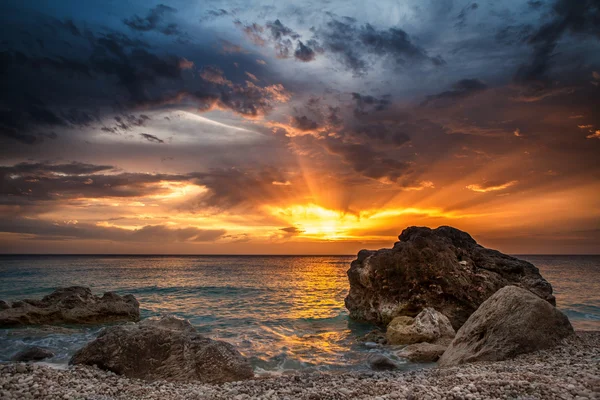
#> input picture act8/imagen.jpg, 600 x 400 px, found by its file name
$ python act8.py
#> lines starting #> are read from the running program, lines starting #| are printed output that depends on the picture
import cv2
import matplotlib.pyplot as plt

# Cargar la imagen
imagen = cv2.imread('./uploads/imagen.jpg')
#> imagen is the input picture: shape (400, 600, 3); mean B, G, R 72.2, 82.3, 101.5

# Convertir la imagen a escala de grises
imagen_gris = cv2.cvtColor(imagen, cv2.COLOR_BGR2GRAY)
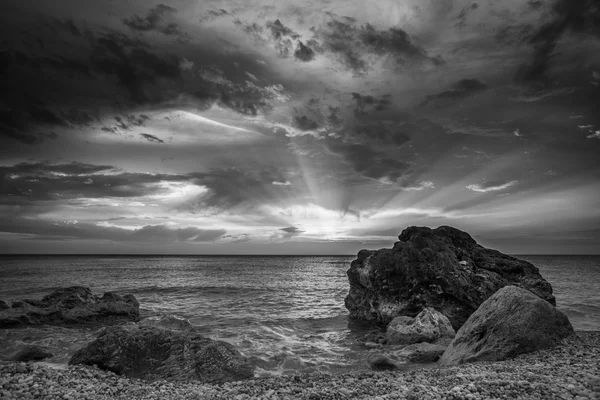
#> imagen_gris: shape (400, 600); min 0, max 250, mean 86.9

# Aplicar el algoritmo de Canny para la detección de bordes
bordes = cv2.Canny(imagen_gris, 100, 200)
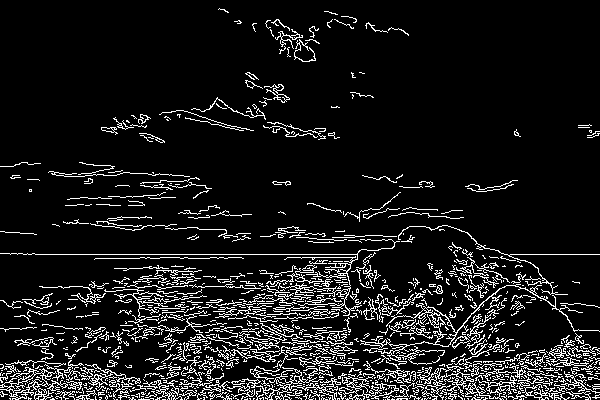
#> bordes: shape (400, 600); 10% white in thin lines or dots

# Mostrar la imagen original, la imagen en escala de grises y los bordes detectados
fig, axs = plt.subplots(1, 3, figsize=(15, 5))

axs[0].imshow(cv2.cvtColor(imagen, cv2.COLOR_BGR2RGB))
axs[0].set_title('Imagen Original')
axs[0].axis('off')

axs[1].imshow(imagen_gris, cmap='gray')
axs[1].set_title('Escala de Grises')
axs[1].axis('off')

axs[2].imshow(bordes, cmap='gray')
axs[2].set_title('Detección de Bordes - Canny')
axs[2].axis('off')

plt.show()
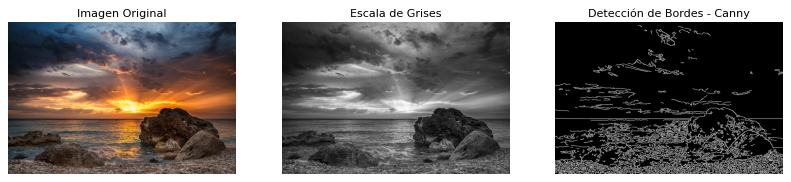
#> figure drawn by matplotlib, 3 panels

# Guardar la imagen con los bordes detectados
cv2.imwrite('./uploads/imagen_bordes.jpg', bordes)
